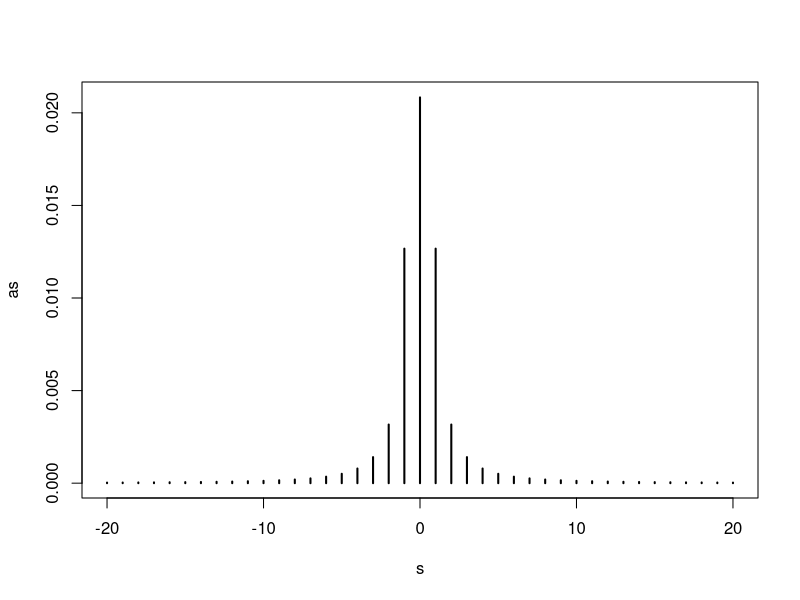

Recreate this plot in R.
M <- 2048
omega <- c(0:(M-1))/M
gamma <- ((omega - 0.5)^2) / 4
as <- Re(fft(gamma, inverse = TRUE))/M
as_centered <- c(as[(M-20+1):M], as[1:21])
s <- -20:20
plot(s, as_centered, ylab="as", type="h", lwd=2)
